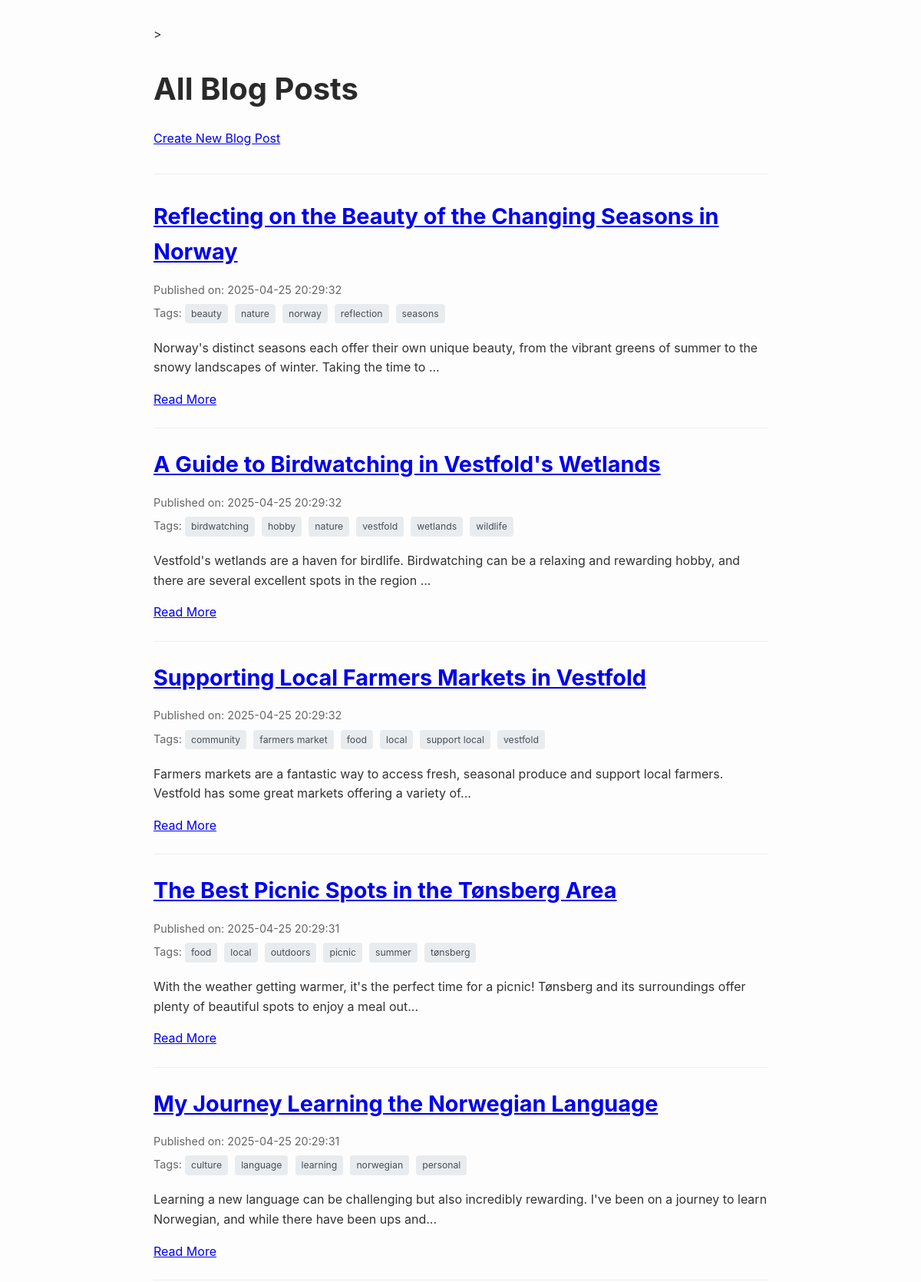
The page / (upper part) on the database its author committed.
### tables this page shows
CREATE TABLE posts (
    id INTEGER PRIMARY KEY AUTOINCREMENT, -- Unique identifier for each post
    title TEXT NOT NULL,                  -- Title of the blog post
    content TEXT NOT NULL,                -- Main body/content of the post
    published_date TIMESTAMP NOT NULL DEFAULT CURRENT_TIMESTAMP -- When the post was created/published
);

CREATE TABLE tags (
    id INTEGER PRIMARY KEY AUTOINCREMENT, -- Unique identifier for each tag
    name TEXT NOT NULL UNIQUE             -- Name of the tag (must be unique)
);

### app.py (the view)
@app.route('/')
def index():
    try:
        posts_raw = db.get_all_posts() # Get basic post data
        posts_with_tags = []
        for post in posts_raw:
            tags = db.get_tags_for_post(post['id'])
            post_dict = dict(post)
            post_dict['tags'] = tags
            posts_with_tags.append(post_dict)
        return render_template('index.html', posts=posts_with_tags)
    except Exception as e:
        app.logger.error(f"Error fetching posts/tags for index page: {e}")
        return "<h1>An error occurred fetching posts.</h1>", 500

### db.py (called while the page is built)
def get_db():
    if 'db' not in g:
        db_path = current_app.config.get('DATABASE', DEFAULT_DATABASE_PATH)
        g.db = sqlite3.connect(db_path)
        g.db.row_factory = sqlite3.Row
    return g.db

def get_all_posts(order_by="published_date DESC"):
    conn = get_db() # Use context connection
    cursor = conn.cursor()
    allowed_orders = ["published_date DESC", "published_date ASC", "title ASC", "title DESC"]
    if order_by not in allowed_orders:
        order_by = "published_date DESC"
    query = f"SELECT id, title, content, published_date FROM posts ORDER BY {order_by}"
    posts = cursor.execute(query).fetchall()
    return posts

def get_tags_for_post(post_id):
    conn = get_db() # Use context connection
    tags = conn.execute("""
        SELECT t.id, t.name
        FROM tags t
        JOIN post_tags pt ON t.id = pt.tag_id
        WHERE pt.post_id = ?
        ORDER BY t.name
    """, (post_id,)).fetchall()
    return tags

### templates/index.html (shortened to what this page needs)
<!DOCTYPE html>
<html lang="en">
  <head>
    <link
      rel="stylesheet"
      href="{{ url_for('static', filename='style.css') }}"
    />
  </head>
  <body>
    <h1>All Blog Posts</h1>
    <a href="{{ url_for('create_post') }}">Create New Blog Post</a>
    <hr />
    {% if posts %} {% for post in posts %}
    <article>
      <h2>
        <a href="{{ url_for('post', post_id=post['id']) }}"
          >{{ post['title'] }}</a
        >
      </h2>
      <div class="post-meta">
        Published on: {{ post['published_date'] }} {% if post['tags'] %}
        <div class="tags">
          Tags: {% for tag in post['tags'] %}
          <span
            ><a href="{{ url_for('posts_by_tag', tag_name=tag['name']) }}"
              >{{ tag['name'] }}</a
            ></span
          >
           {% endfor %}
        </div>
        {% endif %}
      </div>
      <div class="post-excerpt">
        <p>
          {{ post['content'][:150] }}{% if post['content']|length > 150 %}...{%
          endif %}
        </p>
      </div>
      <a href="{{ url_for('post', post_id=post['id']) }}">Read More</a>
    </article>
    {% endfor %} {% else %}
    <p>No posts found yet!</p>
    {% endif %}
  </body>
</html>

### static/style.css (style rules this page uses)
body { font-family: -apple-system, BlinkMacSystemFont, "Segoe UI", Roboto, "Helvetica Neue", Arial, sans-serif; line-height: 1.6; margin: 0 auto; max-width: 800px; padding: 2em; color: #333; background-color: #fdfdfd; }
h1, h2 { color: #2a2a2a; margin-bottom: 0.5em; }
h1 { font-size: 2.5em; }
h2 { font-size: 1.8em; }
article { border-bottom: 1px solid #eee; padding-bottom: 1.5em; margin-bottom: 1.5em; }
.post-meta { color: #666; font-size: 0.9em; margin-bottom: 1em; }
.post-excerpt p { margin-top: 0.5em; }
.tags { margin-top: 0.5em; }
.tags a { display: inline-block; background-color: #e9ecef; color: #495057; padding: 3px 8px; border-radius: 4px; margin-right: 5px; margin-bottom: 5px; font-size: 0.85em; text-decoration: none; transition: background-color 0.2s ease; }
hr { border: 0; height: 1px; background-color: #eee; margin: 2em 0; }

### rows shown on the page
posts: title "Reflecting on the Beauty of the Changing Seasons in Norway", published_date "2025-04-25 20:29:32", content "Norway's distinct seasons each offer their own unique beauty, from the vibrant greens of summer to the snowy landscapes of winter. Taking the time to"
tags: name "beauty"
tags: name "nature"
tags: name "norway"
tags: name "reflection"
tags: name "seasons"
posts: title "A Guide to Birdwatching in Vestfold's Wetlands", published_date "2025-04-25 20:29:32", content "Vestfold's wetlands are a haven for birdlife. Birdwatching can be a relaxing and rewarding hobby, and there are several excellent spots in the region"
tags: name "birdwatching"
tags: name "hobby"
tags: name "vestfold"
tags: name "wetlands"
tags: name "wildlife"
posts: title "Supporting Local Farmers Markets in Vestfold", published_date "2025-04-25 20:29:32", content "Farmers markets are a fantastic way to access fresh, seasonal produce and support local farmers. Vestfold has some great markets offering a variety of"
tags: name "community"
tags: name "farmers market"
tags: name "food"
tags: name "local"
tags: name "support local"
posts: title "The Best Picnic Spots in the Tønsberg Area", published_date "2025-04-25 20:29:31", content "With the weather getting warmer, it's the perfect time for a picnic! Tønsberg and its surroundings offer plenty of beautiful spots to enjoy a meal out"
tags: name "outdoors"
tags: name "picnic"
tags: name "summer"
tags: name "tønsberg"
posts: title "My Journey Learning the Norwegian Language", published_date "2025-04-25 20:29:31", content "Learning a new language can be challenging but also incredibly rewarding. I've been on a journey to learn Norwegian, and while there have been ups and"
tags: name "culture"
tags: name "language"
tags: name "learning"
tags: name "norwegian"
tags: name "personal"
